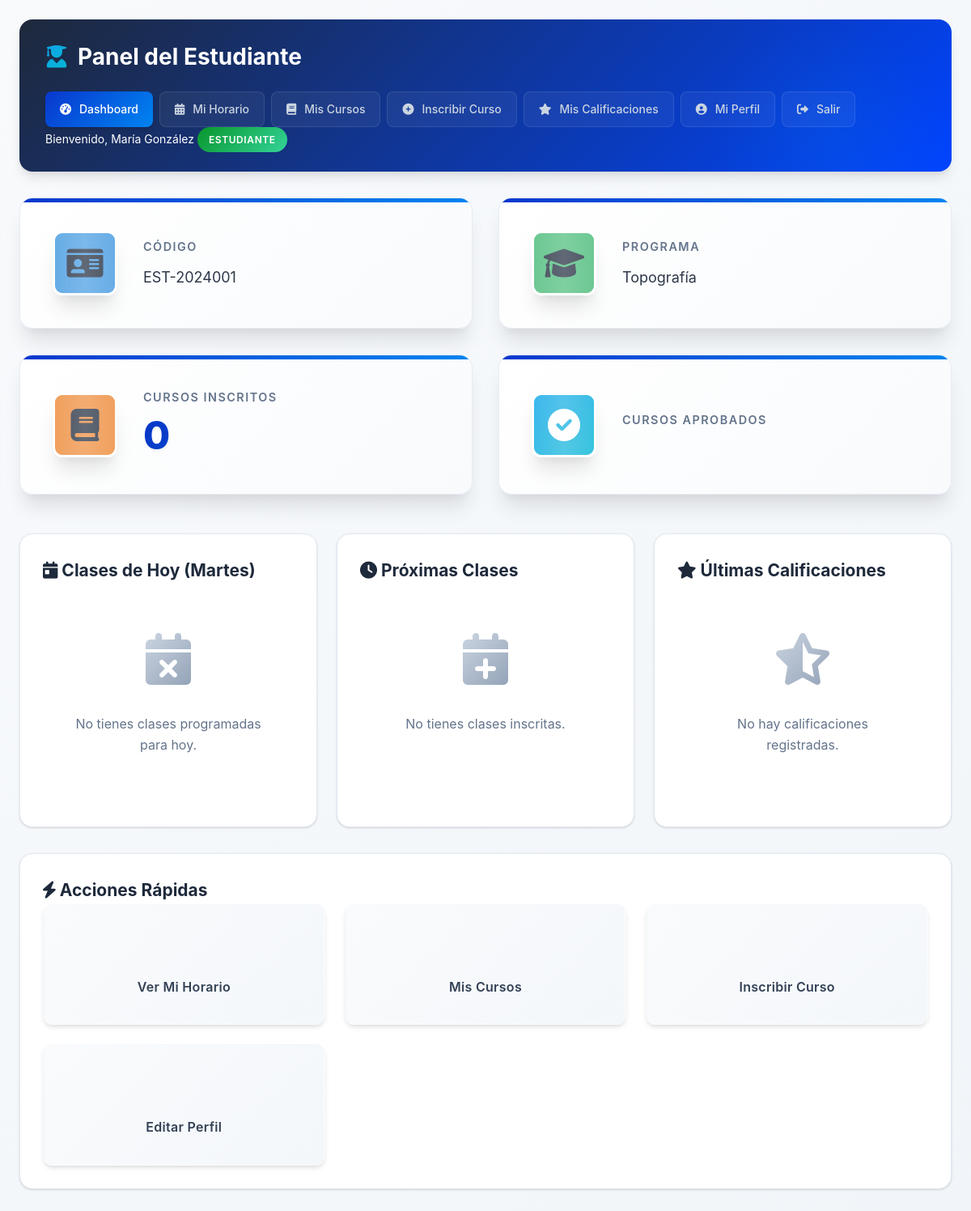
Screenshot of /estudiante/dashboard.php (signed in) with the database file from the repository.
### tables this page shows
CREATE TABLE estudiantes (
    id_estudiante INT PRIMARY KEY AUTO_INCREMENT,
    id_usuario INT UNIQUE NOT NULL,
    id_programa INT NOT NULL,
    codigo_estudiante VARCHAR(20) UNIQUE NOT NULL,
    nombres VARCHAR(100) NOT NULL,
    apellidos VARCHAR(100) NOT NULL,
    documento_identidad VARCHAR(20) UNIQUE NOT NULL,
    fecha_nacimiento DATE,
    genero ENUM('M', 'F', 'Otro'),
    telefono VARCHAR(15),
    direccion TEXT,
    semestre_actual INT DEFAULT 1,  
    estado ENUM('activo', 'inactivo', 'graduado', 'retirado') DEFAULT 'activo',
    fecha_ingreso DATE NOT NULL,
    FOREIGN KEY (id_usuario) REFERENCES usuarios(id_usuario) ON DELETE CASCADE,
    FOREIGN KEY (id_programa) REFERENCES programas_estudio(id_programa),
    CHECK (semestre_actual BETWEEN 1 AND 6)
);

CREATE TABLE programas_estudio (
    id_programa INT PRIMARY KEY AUTO_INCREMENT,
    codigo_programa VARCHAR(10) UNIQUE NOT NULL,
    nombre_programa VARCHAR(100) NOT NULL,
    duracion_semestres INT DEFAULT 6,
    descripcion TEXT,
    coordinador_id INT,
    activo BOOLEAN DEFAULT TRUE,
    FOREIGN KEY (coordinador_id) REFERENCES usuarios(id_usuario)
);

### estudiante/dashboard.php (the view, shortened to what this page needs)
<?php
$db = Database::getConnection();
$user = Auth::getUserData();
$stmt = $db->prepare("
    SELECT e.*, p.nombre_programa
    FROM estudiantes e
    JOIN programas_estudio p ON e.id_programa = p.id_programa
    WHERE e.id_usuario = ?
");
$stmt->execute([$user['id']]);
$estudiante = $stmt->fetch();
$stats = [];
$stmt = $db->prepare("
    SELECT
        COUNT(DISTINCT i.id_inscripcion) as cursos_inscritos,
        SUM(CASE WHEN i.estado = 'aprobado' THEN 1 ELSE 0 END) as cursos_aprobados,
        SUM(CASE WHEN i.estado = 'reprobado' THEN 1 ELSE 0 END) as cursos_reprobados
    FROM inscripciones i
    JOIN horarios h ON i.id_horario = h.id_horario
    WHERE i.id_estudiante = ?
");
$stmt->execute([$estudiante['id_estudiante']]);
$stats_est = $stmt->fetch();
$stats['inscritos'] = $stats_est['cursos_inscritos'];
$stats['aprobados'] = $stats_est['cursos_aprobados'];
$stats['reprobados'] = $stats_est['cursos_reprobados'];
$dias = ['Lunes', 'Martes', 'Miércoles', 'Jueves', 'Viernes', 'Sábado'];
$dia_numero = date('N');
$horarios_hoy = [];
if ($dia_numero >= 1 && $dia_numero <= 6) {
    $hoy = $dias[$dia_numero - 1];
    $stmt = $db->prepare("
        SELECT h.*, c.nombre_curso, c.codigo_curso, a.codigo_aula, p.nombres as profesor
        FROM inscripciones i
        JOIN horarios h ON i.id_horario = h.id_horario
        JOIN cursos c ON h.id_curso = c.id_curso
        JOIN aulas a ON h.id_aula = a.id_aula
        JOIN profesores p ON h.id_profesor = p.id_profesor
        WHERE i.id_estudiante = ? AND i.estado = 'inscrito'
        AND h.dia_semana = ? AND h.activo = 1
        ORDER BY h.hora_inicio
        LIMIT 10
    ");
    $stmt->execute([$estudiante['id_estudiante'], $hoy]);
    $horarios_hoy = $stmt->fetchAll();
}
$stmt = $db->prepare("
    SELECT h.*, c.nombre_curso, c.codigo_curso, a.codigo_aula, p.nombres as profesor
    FROM inscripciones i
    JOIN horarios h ON i.id_horario = h.id_horario
    JOIN cursos c ON h.id_curso = c.id_curso
    JOIN aulas a ON h.id_aula = a.id_aula
    JOIN profesores p ON h.id_profesor = p.id_profesor
    WHERE i.id_estudiante = ? AND i.estado = 'inscrito'
    AND h.activo = 1
    ORDER BY h.dia_semana, h.hora_inicio
    LIMIT 5
");
$stmt->execute([$estudiante['id_estudiante']]);
$proximas_clases = $stmt->fetchAll();
$stmt = $db->prepare("
    SELECT c.nombre_curso, c.codigo_curso, i.nota_final, i.estado
    FROM inscripciones i
    JOIN horarios h ON i.id_horario = h.id_horario
    JOIN cursos c ON h.id_curso = c.id_curso
    WHERE i.id_estudiante = ? AND i.nota_final IS NOT NULL
    ORDER BY i.fecha_inscripcion DESC
    LIMIT 5
");
$stmt->execute([$estudiante['id_estudiante']]);
$calificaciones = $stmt->fetchAll();
?>
<!DOCTYPE html>
<html lang="es">
<head>
    <link rel="stylesheet" href="../assets/css/main.css">
    <link rel="stylesheet" href="../assets/css/dashboard.css">
    <link rel="stylesheet" href="https://cdnjs.cloudflare.com/ajax/libs/font-awesome/6.0.0/css/all.min.css">
</head>
<body>
    <div class="container">
        <div class="header">
            <div>
                <h1><i class="fas fa-user-graduate"></i> Panel del Estudiante</h1>
                <div class="nav">
                    <a href="dashboard.php" class="active"><i class="fas fa-tachometer-alt"></i> Dashboard</a>
                    <a href="mi_horario.php"><i class="fas fa-calendar-alt"></i> Mi Horario</a>
                    <a href="mis_cursos.php"><i class="fas fa-book"></i> Mis Cursos</a>
                    <a href="inscribir_curso.php"><i class="fas fa-plus-circle"></i> Inscribir Curso</a>
                    <a href="mis_calificaciones.php"><i class="fas fa-star"></i> Mis Calificaciones</a>
                    <a href="../perfil.php"><i class="fas fa-user-circle"></i> Mi Perfil</a>
                    <a href="../logout.php"><i class="fas fa-sign-out-alt"></i> Salir</a>
                </div>
            </div>
            <div class="user-info">
                <span>Bienvenido, <?php echo htmlspecialchars($estudiante['nombres'] . ' ' . $estudiante['apellidos']); ?></span>
                <span class="badge badge-estudiante">Estudiante</span>
            </div>
        </div>
        <div class="stats-grid">
            <div class="stat-card">
                <div class="stat-icon" style="background: #4299e1;">
                    <i class="fas fa-id-card"></i>
                </div>
                <div class="stat-info">
                    <h3>Código</h3>
                    <div style="font-size: 18px; color: #2d3748;"><?php echo htmlspecialchars($estudiante['codigo_estudiante']); ?></div>
                </div>
            </div>
            <div class="stat-card">
                <div class="stat-icon" style="background: #48bb78;">
                    <i class="fas fa-graduation-cap"></i>
                </div>
                <div class="stat-info">
                    <h3>Programa</h3>
                    <div style="font-size: 18px; color: #2d3748;"><?php echo htmlspecialchars($estudiante['nombre_programa']); ?></div>
                </div>
            </div>
            <div class="stat-card">
                <div class="stat-icon" style="background: #ed8936;">
                    <i class="fas fa-book"></i>
                </div>
                <div class="stat-info">
                    <h3>Cursos Inscritos</h3>
                    <div class="stat-number"><?php echo $stats['inscritos']; ?></div>
                </div>
            </div>
            <div class="stat-card stat-students">
                <div class="stat-icon">
                    <i class="fas fa-check-circle"></i>
                </div>
                <div class="stat-info">
                    <h3>Cursos Aprobados</h3>
                </div>
            </div>
        </div>
        <div class="grid-3">
            <div class="card">
                <h2><i class="fas fa-calendar-day"></i> Clases de Hoy
                    <?php if ($dia_numero >= 1 && $dia_numero <= 6): ?>
                        (<?php echo $dias[$dia_numero - 1]; ?>)
                    <?php endif; ?>
                </h2>
                <?php if ($dia_numero >= 1 && $dia_numero <= 6 && count($horarios_hoy) > 0): ?>
                    <div style="max-height: 300px; overflow-y: auto;">
                        <?php foreach ($horarios_hoy as $horario): ?>
                        <div class="schedule-item">
                            <div class="schedule-time">
                                <?php echo Funciones::formatearHora($horario['hora_inicio']); ?>
                            </div>
                            <div class="schedule-course">
                                <strong><?php echo htmlspecialchars($horario['nombre_curso']); ?></strong><br>
                                <small><?php echo htmlspecialchars($horario['profesor']); ?></small>
                            </div>
                            <div class="schedule-classroom">
                                <?php echo htmlspecialchars($horario['codigo_aula']); ?>
                            </div>
                        </div>
                        <?php endforeach; ?>
                    </div>
                <?php elseif ($dia_numero >= 1 && $dia_numero <= 6): ?>
                    <div class="empty-state">
                        <i class="fas fa-calendar-times"></i>
                        <p>No tienes clases programadas para hoy.</p>
                    </div>
                <?php endif; ?>
            </div>
            <div class="card">
                <h2><i class="fas fa-clock"></i> Próximas Clases</h2>
                <?php if (count($proximas_clases) > 0): ?>
                    <div style="max-height: 300px; overflow-y: auto;">
                        <?php foreach ($proximas_clases as $clase): ?>
                        <div class="schedule-item">
                            <div>
                                <strong><?php echo $clase['dia_semana']; ?></strong><br>
                                <small><?php echo Funciones::formatearHora($clase['hora_inicio']); ?></small>
                            </div>
                            <div>
                                <?php echo htmlspecialchars($clase['nombre_curso']); ?><br>
                                <small><?php echo htmlspecialchars($clase['profesor']); ?></small>
                            </div>
                        </div>
                        <?php endforeach; ?>
                    </div>
                <?php else: ?>
                    <div class="empty-state">
                        <i class="fas fa-calendar-plus"></i>
                        <p>No tienes clases inscritas.</p>
                    </div>
                <?php endif; ?>
            </div>
            <div class="card">
                <h2><i class="fas fa-star"></i> Últimas Calificaciones</h2>
                <?php if (count($calificaciones) > 0): ?>
                    <div style="max-height: 300px; overflow-y: auto;">
                        <?php foreach ($calificaciones as $calif): ?>
                        <div class="schedule-item">
                            <div>
                                <strong><?php echo htmlspecialchars($calif['nombre_curso']); ?></strong><br>
                                <small><?php echo $calif['codigo_curso']; ?></small>
                            </div>
                            <div style="text-align: right;">
                                <strong style="font-size: 18px; color: <?php echo $calif['nota_final'] >= 10.5 ? '#38a169' : '#e53e3e'; ?>">
                                    <?php echo number_format($calif['nota_final'], 1); ?>
                                </strong><br>
                                <span class="badge <?php echo $calif['estado'] == 'aprobado' ? 'badge-success' : 'badge-warning'; ?>">
                                    <?php echo ucfirst($calif['estado']); ?>
                                </span>
                            </div>
                        </div>
                        <?php endforeach; ?>
                    </div>
                <?php else: ?>
                    <div class="empty-state">
                        <i class="fas fa-star-half-alt"></i>
                        <p>No hay calificaciones registradas.</p>
                    </div>
                <?php endif; ?>
            </div>
        </div>
        <div class="card">
            <h2><i class="fas fa-bolt"></i> Acciones Rápidas</h2>
            <div class="quick-actions">
                <a href="mi_horario.php" class="action-btn">
                    <i class="fas fa-calendar-alt"></i>
                    <span>Ver Mi Horario</span>
                </a>
                <a href="mis_cursos.php" class="action-btn">
                    <i class="fas fa-book-open"></i>
                    <span>Mis Cursos</span>
                </a>
                <a href="inscribir_curso.php" class="action-btn">
                    <i class="fas fa-plus-circle"></i>
                    <span>Inscribir Curso</span>
                </a>
                <a href="../perfil.php" class="action-btn">
                    <i class="fas fa-user-edit"></i>
                    <span>Editar Perfil</span>
                </a>
            </div>
        </div>
    </div>
</body>
</html>

### assets/css/main.css (style rules this page uses)
:root { --primary: #0937ce; --primary-dark: #0044ff; --primary-light: #3b82f6; --secondary: #0084f0; --accent: #0ea5e9; --accent-cyan: #06b6d4; --success: #08962c; --warning: #f59e0b; --danger: #ef4444; --dark: #1e293b; --gray-900: #0f172a; --gray-800: #1e293b; --gray-700: #334155; --gray-600: #475569; --gray-500: #64748b; --gray-400: #94a3b8; --gray-300: #cbd5e1; --gray-200: #e2e8f0; --gray-100: #f1f5f9; --gray-50: #f8fafc; --shadow-sm: 0 1px 2px 0 rgba(0, 0, 0, 0.05); --shadow: 0 1px 3px 0 rgba(0, 0, 0, 0.1), 0 1px 2px 0 rgba(0, 0, 0, 0.06); --shadow-md: 0 4px 6px -1px rgba(0, 0, 0, 0.1), 0 2px 4px -1px rgba(0, 0, 0, 0.06); --shadow-lg: 0 10px 15px -3px rgba(0, 0, 0, 0.1), 0 4px 6px -2px rgba(0, 0, 0, 0.05); --shadow-xl: 0 20px 25px -5px rgba(0, 0, 0, 0.1), 0 10px 10px -5px rgba(0, 0, 0, 0.04); --radius-sm: 0.375rem; --radius: 0.5rem; --radius-lg: 0.75rem; --radius-xl: 1rem; }
* { margin: 0; padding: 0; box-sizing: border-box; }
body { font-family: 'Inter', 'Segoe UI', system-ui, -apple-system, sans-serif; background: linear-gradient(135deg, var(--gray-50) 0%, var(--gray-100) 100%); color: var(--gray-800); line-height: 1.6; min-height: 100vh; font-size: 14px; }
.container { max-width: 1400px; margin: 0 auto; padding: 24px; }
.header { background: linear-gradient(135deg, var(--dark) 0%, var(--primary-dark) 100%); padding: 24px 32px; border-radius: var(--radius-xl); box-shadow: var(--shadow-lg); margin-bottom: 32px; color: white; position: relative; overflow: hidden; }
.header::before { content: ''; position: absolute; top: 0; right: 0; width: 300px; height: 300px; background: radial-gradient(circle, rgba(14, 165, 233, 0.1) 0%, transparent 70%); pointer-events: none; }
.header h1 { color: white; display: flex; align-items: center; gap: 12px; font-size: 28px; font-weight: 700; margin-bottom: 8px; position: relative; z-index: 1; }
.header h1 i { background: linear-gradient(135deg, var(--accent) 0%, var(--accent-cyan) 100%); -webkit-background-clip: text; -webkit-text-fill-color: transparent; background-clip: text; }
.nav { display: flex; gap: 8px; margin-top: 20px; flex-wrap: wrap; position: relative; z-index: 1; }
.nav a { color: var(--gray-300); text-decoration: none; padding: 10px 18px; border-radius: var(--radius); transition: all 0.3s cubic-bezier(0.4, 0, 0.2, 1); display: flex; align-items: center; gap: 10px; font-weight: 500; font-size: 14px; background: rgba(255, 255, 255, 0.05); border: 1px solid rgba(255, 255, 255, 0.1); }
.nav a.active { background: linear-gradient(135deg, var(--primary) 0%, var(--secondary) 100%); color: white; border: none; box-shadow: var(--shadow-md); }
.card { background: white; border-radius: var(--radius-xl); box-shadow: var(--shadow); padding: 28px; margin-bottom: 32px; border: 1px solid var(--gray-200); transition: all 0.3s ease; position: relative; }
.badge { padding: 6px 14px; border-radius: 20px; font-size: 12px; font-weight: 600; text-transform: uppercase; letter-spacing: 0.05em; display: inline-block; box-shadow: var(--shadow-sm); }
.badge-estudiante { background: linear-gradient(135deg, var(--success) 0%, #34d399 100%); color: white; }
.grid-3 { display: grid; grid-template-columns: repeat(3, 1fr); gap: 24px; }
.empty-state { text-align: center; padding: 60px 40px; color: var(--gray-500); }
.empty-state i { font-size: 64px; margin-bottom: 24px; background: linear-gradient(135deg, var(--gray-300) 0%, var(--gray-400) 100%); -webkit-background-clip: text; -webkit-text-fill-color: transparent; background-clip: text; }
.empty-state p { font-size: 16px; margin-top: 12px; }

### rows the page displays
estudiantes: nombres+apellidos "María González", codigo_estudiante "EST-2024001", id_programa.nombre_programa "Topografía"

### other values shown
$stats['inscritos'] "0"
